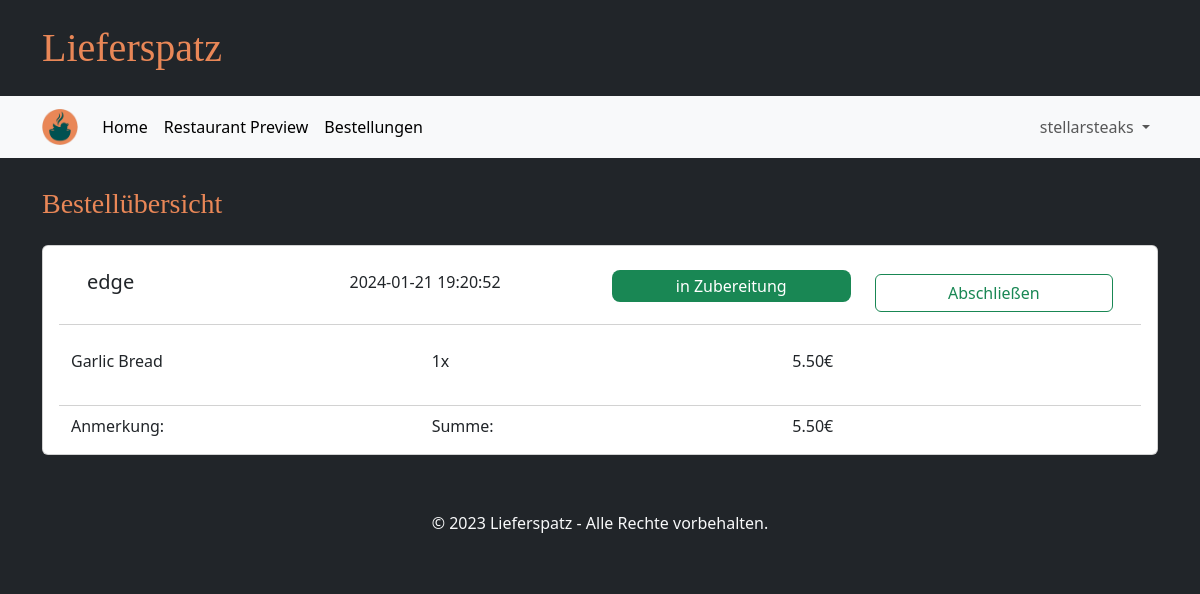
/orders (signed in), run on an earlier commit of the app's database.
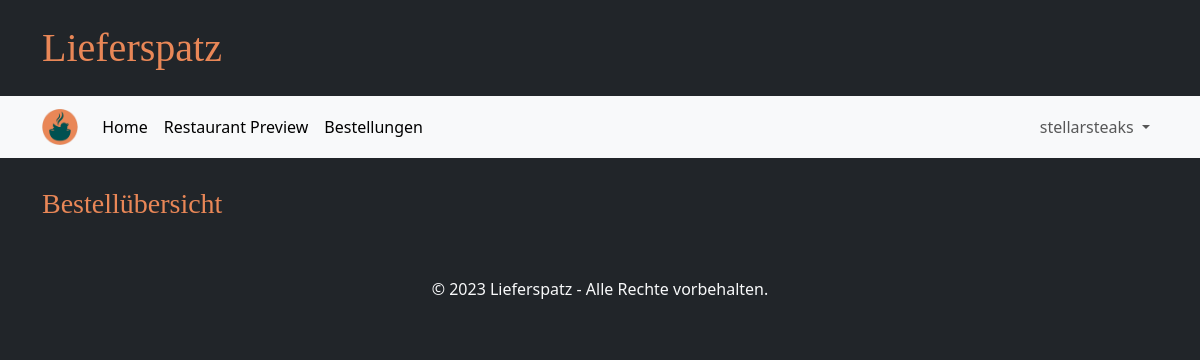
And on a later commit of the database.
### tables this page shows
CREATE TABLE Bestellung(
            KUsername TEXT NOT NULL,
            GUsername TEXT NOT NULL,
            Eingangszeit TEXT NOT NULL,
            Anmerkung TEXT,
            Bestellstatus TEXT NOT NULL CHECK( Bestellstatus IN ('in Bearbeitung','in Zubereitung','storniert','abgeschlossen') )
        );

CREATE TABLE bestellung_beinhaltet(
            Bestellung INTEGER NOT NULL,
            ItemID INTEGER NOT NULL,
            Menge INTEGER NOT NULL,
            FOREIGN KEY(Bestellung) REFERENCES Bestellung(ID)
            FOREIGN KEY(ItemID) REFERENCES Item(ID) ON DELETE CASCADE
        );

CREATE TABLE Item(
            ID INTEGER NOT NULL,
            Restaurant TEXT NOT NULL,
            Name TEXT NOT NULL,
            Kategorie TEXT CHECK(Kategorie IN ('Vorspeise', 'Hauptgericht', 'Dessert', 'Getränk')),
            IBeschreibung TEXT NOT NULL DEFAULT '',
            Preis INTEGER NOT NULL,
            Deaktiviert INTEGER DEFAULT 0 CHECK(Deaktiviert IN (0, 1)),
            PRIMARY KEY (ID),
            FOREIGN KEY (Restaurant) REFERENCES GeschaeftsAccount(username),
            UNIQUE(Restaurant, Name, Kategorie, IBeschreibung, Preis),
            UNIQUE(Restaurant, Name, Deaktiviert)                  
        );

### main.py (the view, shortened to what this page needs)
@app.route("/orders", methods=["GET", "POST"])
def order_page():
    if "user" in session:
        if "business" in session:
            orders = database.get_orders(session["user"], True)
            return render_template("orders_business.html", orders=orders)
        else:
            orders = database.get_orders(session["user"], False)
            return render_template("orders_customer.html", orders=orders)
    return redirect(url_for("login_customer_page"))

### database.py (called while the page is built)
def getData(sql, params = ()):
    dbcon = sqlite3.connect("instance/db.db")
    cursor = dbcon.cursor()
    cursor.execute(sql, params)
    return cursor

### templates/orders_business.html (shortened to what this page needs)
{% extends "base.html" %}
{% block heading %}Bestellübersicht{% endblock %}
{% block content %}
<div class="row g-4 mb-4">
  {% for status in ['in Bearbeitung', 'in Zubereitung', 'abgeschlossen/storniert'] %}
    {% for order in orders %}
      {% if order['orderstatus'] in status %}
        <div class="card">
        <div class="card-body">
          <div class="row card-header bg-transparent mb-4">
            <div class="col-3">
              <h5 class="card-title">{{ order['KUsername'] }}</h5>
            </div>
            <div class="col-3">
              <p class="card-text">{{ order['ordertime'].split('.')[0] }}</p>
            </div>
            <div class="col-3">
              <p class="card-text p-1 text-center rounded-3 text-white bg-{{
                'success' if order['orderstatus'] == 'in Zubereitung' else 'warning' if order['orderstatus'] == 'in Bearbeitung' else 'secondary'
                }}">{{ order['orderstatus'] }}</p>
            </div>
            <div class="col-3">
              {% if order['orderstatus'] == 'in Zubereitung' %}
              <form method="POST">
                <button type="submit" class="btn btn-outline-success my-1 form-control">Abschließen</button>
              </form>
              {% endif %}
            </div>
          </div>
            {% for item in order['items'] %}
            <div class="row">
              <p class="card-text col-4">{{ item['name'] }}</p>
              <p class="card-text col-4">{{ item['amount'] }}x</p>
              <p class="card-text col-4">{{ "%.2f" | format(item['price']*item['amount']/100) }}€</p>
            </div>
            <div class="row card-header bg-transparent mb-2"></div>
            {% endfor %}
            <div class="card-text row">
              <div class="col-4">
                Anmerkung: {{ order['comment'] }}
              </div>
              <div class="col-4">Summe: </div>
              <div class="col-4">
                {{ "%.2f" | format(order['sum']/100) }}€
              </div>
            </div>
        </div>
        </div>
      {% endif %}
    {% endfor %}
  {% endfor %}
</div>
{% endblock %}

### templates/base.html (shortened to what this page needs)
<!DOCTYPE html>
<html lang="de">
<head>
    <link rel="stylesheet" href="/static/style.css">
    <link href="{{ url_for('static', filename='bootstrap/css/bootstrap.min.css') }}" rel="stylesheet">
</head>
<body class="bg-dark">
    <div class="container my-4">
        <h1 class="brandfont">Lieferspatz</h1>
    </div>
    <nav class="navbar navbar-expand bg-body-tertiary sticky-top border-bottom border-5 border-dark">
        <div class="container">
          <a class="navbar-brand" href="#">
            <img src="{{ url_for('static', filename='ls_logo.png') }}" alt="..." height="36" />
          </a>
          <div class="collapse navbar-collapse" id="navbarSupportedContent">
            <ul class="navbar-nav me-auto mb-2 mb-lg-0">
              <li class="nav-item">
                <a class="nav-link active" aria-current="page" href="{{ url_for('start_page') }}">Home</a>
              </li>
              <li class="nav-item">
                {% if "business" in session %}
                <a class="nav-link active" aria-current="page" href="{{ url_for('restaurants_page') }}">Restaurant Preview</a>
                {% else %}
                <a class="nav-link active" aria-current="page" href="{{ url_for('restaurants_page') }}">Restaurants</a>
                {% endif %}
              </li>
              <li class="nav-item">
                <a class="nav-link active" id="view_orders" aria-current="page" href="{{ url_for('order_page') }}">Bestellungen</a>
              </li>
            </ul>
            <ul class="navbar-nav mb-2 mb-lg-0">
              {% if session['user'] %}
              <li class="nav-item dropdown">
                <a class="nav-link dropdown-toggle" href="#" role="button" data-bs-toggle="dropdown" aria-expanded="false">
                  {{ session['user'] }}
                </a>
              </li>
              {% endif %}
            </ul>
          </div>
        </div>
    </nav>
    <div class="container mt-4">
        <h3 class="brandfont2">{% block heading %}{% endblock %}</h3>
    </div>
    <div class="container text-light px-4 py-3 ">
        {% block content %}{% endblock %}
    </div>
    <footer class="bg-dark text-light text-center py-3">
        <p>&copy; 2023 Lieferspatz - Alle Rechte vorbehalten.</p>
    </footer>
</body>
</html>

### static/style.css (style rules this page uses)
.brandfont { font-family: brandFont; color: #e98757; }
.brandfont2 { font-family: brandFont2; color: #e98757; }
.text-center { text-align: center; }

What changed in the data, as far as the page shows it:
removed Bestellung: KUsername "edge", ordertime "2024-01-21 19:20:52", orderstatus "in Zubereitung", order "5.50"
removed bestellung_beinhaltet: name "Garlic Bread", amount "1"
no longer on this page (row unchanged): Item: item['price']*item['amount']/100 "5.50"
